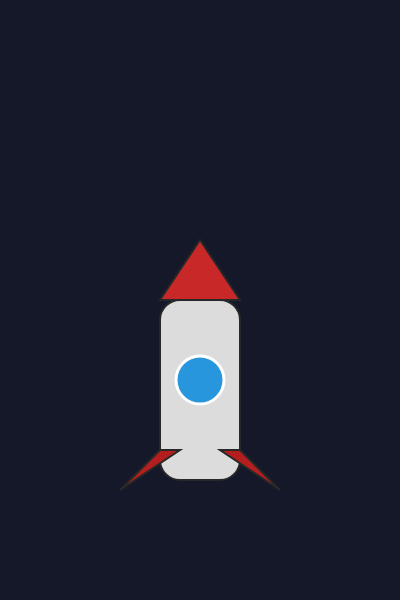
Frame 1 (no input)
Frame 60 (no input): identical to frame 1, image omitted
Frame 120 (the mouse pressed at the canvas centre since frame 60): identical to frame 1, image omitted

The p5.js sketch that drew this single still picture (run headless with seeded random() and noise() and a simulated clock; from frame 60 on, the mouse is pressed at the canvas centre):

// p5.js sketch
// ── sketch.js
let xMAx = 400;
let yMAx = 600;
let xrocket = xMAx/2;
let yrocket = yMAx*0.6;

function setup() {
  createCanvas(xMAx, yMAx);
}

function draw() {
  background (20, 24, 40);

  push();
  //corpo del robot
  fill(220);
  stroke(40);
  strokeWeight(2);
  rectMode(CENTER);
  rect(400/2, 600*0.6+30, 80, 180, 20);

  //nose del rocket 
  fill(200, 40, 40); //red
  triangle(xrocket-40,yrocket-60,xrocket, yrocket-120,xrocket+40, yrocket-60);

  //window
  fill(40, 150, 220); //blue
  stroke(255); //bordo bianco
  strokeWeight(3);
  ellipse(xrocket, yrocket+20, 48, 48);

  //left e right wings 
  fill(180, 30, 30);
  stroke(40);
  strokeWeight(2);
  triangle(xrocket-40, yrocket+90, xrocket-80, yrocket+130, xrocket-20, yrocket+90);
  triangle(xrocket+40, yrocket+90, xrocket+80, yrocket+130, xrocket+20, yrocket+90);//right per simmetria da left x=-x, y=y

  pop();

}
